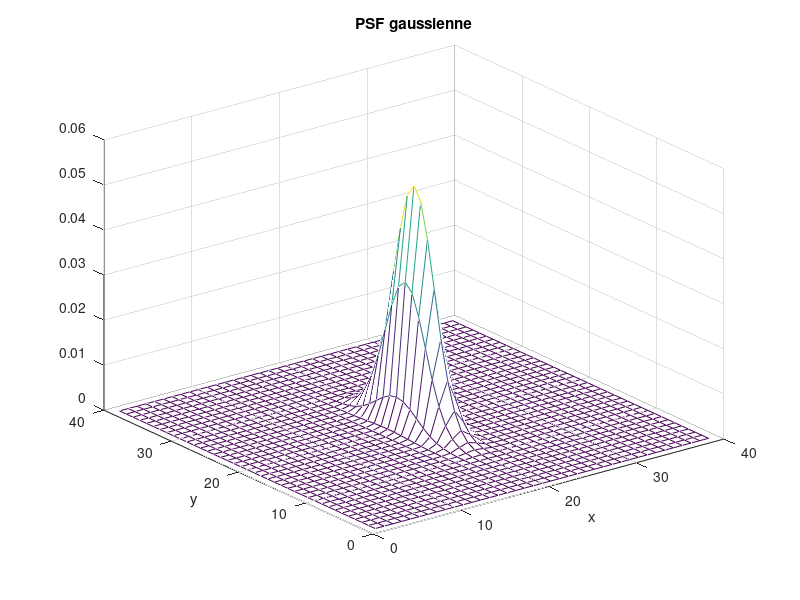

MATLAB code for this plot: (Note: this script raises an error after producing the figure.)
clear; close all; clc; rng(1)

%% 1. PSF gaussienne 39x39
N = 39; c = (N+1)/2; sx = 1; sy = 3;
[X,Y] = meshgrid(1:N,1:N);
G = exp(-((X-c).^2/(2*sx^2) + (Y-c).^2/(2*sy^2)));
G = G/sum(G(:));
figure; mesh(X,Y,G); xlabel('x'); ylabel('y'); title('PSF gaussienne') %visualiser en 3D fonction mesh

%% 2. FWHM : résolution en pixels 
FWHMx = fwhm(G(c,:));      % profil horizontal
FWHMy = fwhm(G(:,c));      % profil vertical
fprintf('FWHMx = %.2f px, FWHMy = %.2f px (theorie : %.2f et %.2f)\n', ...
    FWHMx, FWHMy, 2.355*sx, 2.355*sy);

%% 3. Image complexe et speckle
M = 512;
Ie1 = rand(M).*exp(1i*(2*pi*rand(M)-pi)); %bruit blanc complexe
Is1 = imfilter(Ie1, G, 'circular');    %image cohérente Is1 avec un bruit de speckle homogène sur toute l'image

%% 4. Image et histogramme
A = abs(Is1);
figure; imagesc(A); colormap gray; axis image; colorbar; title('|Is1|') % histogramme normalisé
figure; histogram(A(:), 100, 'Normalization', 'pdf'); hold on

%% 5. Loi de Rayleigh (EMV)
alpha2 = sum(A(:).^2)/(2*numel(A));
x = linspace(0, max(A(:)), 300);
plot(x, x/alpha2.*exp(-x.^2/(2*alpha2)), 'r', 'LineWidth', 2)
legend('Histogramme', 'Rayleigh theorique'); title('Distribution de |Is1|')

%% 6. Pouvoir de resolution
amp = 10*max(abs(Ie1(:)));
l0 = 256; c0 = 200;
cas = {'horizontal d=1 (<FWHMx)', 0, 1; ...
    'horizontal d=4 (>FWHMx)', 0, 4; ...
    'vertical d=4 (<FWHMy)',   4, 0; ...
    'vertical d=9 (>FWHMy)',   9, 0};
figure
for k = 1:size(cas,1)
    Ie = Ie1;
    Ie(l0, c0) = amp;
    Ie(l0+cas{k,2}, c0+cas{k,3}) = amp;
    Is = imfilter(Ie, G, 'circular');
    subplot(2,2,k)
    imagesc(abs(Is(l0-20:l0+20+cas{k,2}, c0-20:c0+20+cas{k,3}))); 
    axis image; colormap gray; title(cas{k,1})
end

%% 7. Quatre regions de niveaux moyens differents
gain = ones(M);
h = M/2;
gain(1:h,1:h) = 1;   gain(1:h,h+1:end) = 2;
gain(h+1:end,1:h) = 3; gain(h+1:end,h+1:end) = 4;
Ie2 = Ie1.*gain;
Is2 = imfilter(Ie2, G, 'circular');  %nouvelle image cohérente simulée
A2 = abs(Is2);
figure; imagesc(A2); colormap gray; axis image; colorbar; title('|Is2|')

%% 8. Histogrammes par region
m = 20;                                   % marge pour eviter les bords
reg = {A2(m:h-m, m:h-m), A2(m:h-m, h+m:end-m), ...
    A2(h+m:end-m, m:h-m), A2(h+m:end-m, h+m:end-m)};
ctr = linspace(0, max(A2(:)), 150);
figure; hold on
for k = 1:4
    n = hist(reg{k}(:), ctr);
    plot(ctr, n/sum(n), 'LineWidth', 1.5);
end
n = hist(A2(:), ctr); plot(ctr, n/sum(n), 'k--', 'LineWidth', 2);
legend('Reg 1','Reg 2','Reg 3','Reg 4','Image entiere'); xlabel('Amplitude')
title('Histogrammes (distributions recouvrantes : seuillage difficile)')

%% 9. Coefficient de variation
for k = 1:4
    v = reg{k}(:);
    fprintf('Region %d : CV = %.3f\n', k, std(v)/mean(v));
end
fprintf('Theorie : sqrt(4/pi-1) = %.3f\n', sqrt(4/pi-1));

%% fonction locale
function w = fwhm(p)
p = p(:)'/max(p);
xi = linspace(1, numel(p), 20000);
pi_ = interp1(1:numel(p), p, xi, 'spline');
w = sum(pi_ >= 0.5)*(xi(2)-xi(1));
end
